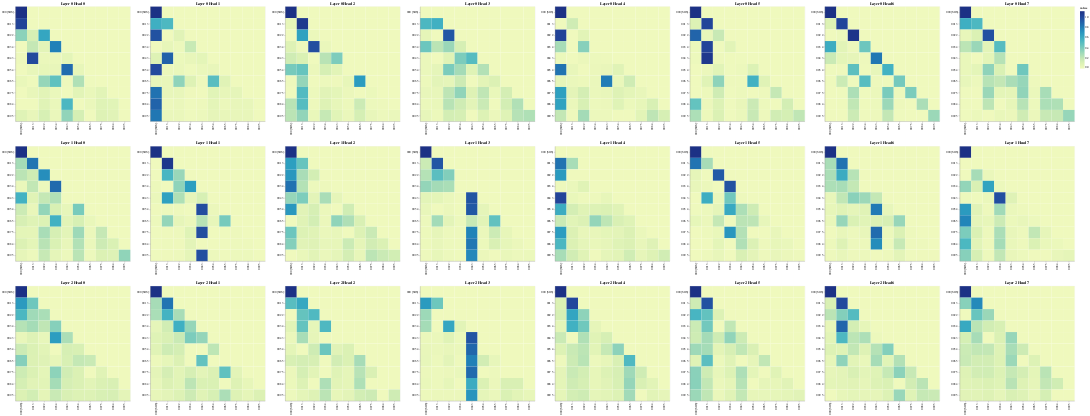

The code cell stored with this chart in its notebook:
### Code cell
# Display attention maps for decoder self-attention
get_all_attention_maps("decoder", layers, heads, decoder_input_tokens, decoder_input_tokens, min(20, sentence_len))
